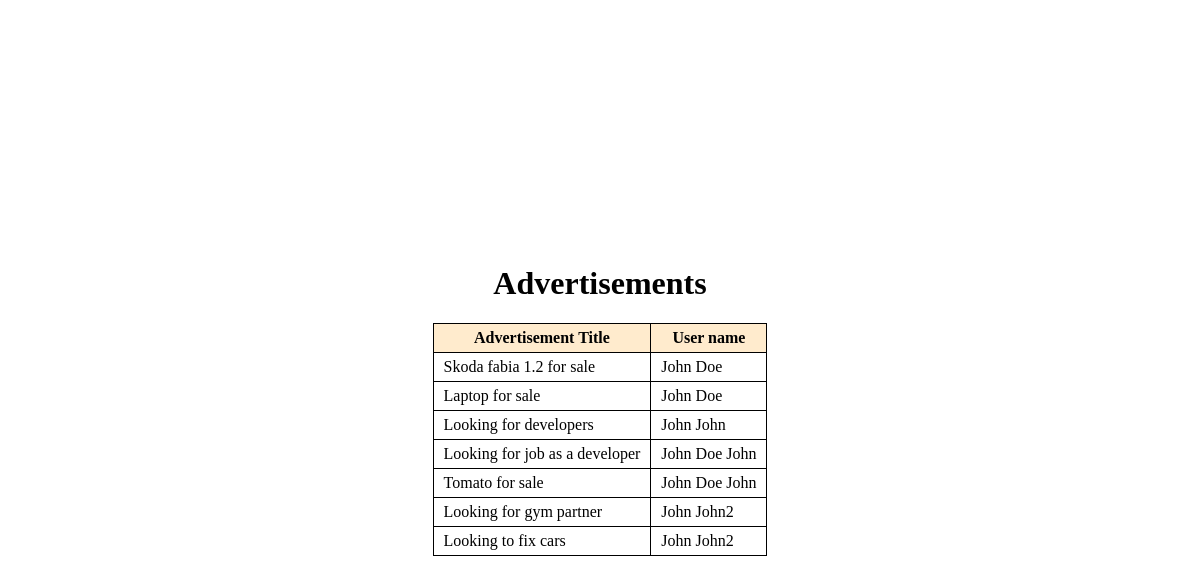
/rabitTakehome/advertisements, run on the app's committed database.
### tables this page shows
CREATE TABLE `advertisements` (
  `id` int(11) NOT NULL,
  `userid` int(11) NOT NULL,
  `title` varchar(200) NOT NULL
);

CREATE TABLE `users` (
  `id` int(11) NOT NULL,
  `name` varchar(200) NOT NULL
);

### controllers/AdvertisementController.php (called while the page is built)
<?php
require(__DIR__."/../dao/Dao.php");
$dao =Dao::getInstance();
$advertisements = $dao->GetAll(Tables::Advertisements);
require(__DIR__."/../views/advertisements.php");
?>

### dao/Dao.php (called while the page is built, shortened)
<?php
class Dao{
    private static $instance;
    private $db;
    public function GetAll(Tables $table){
        $output = [];
        $res =null;
        if($table==Tables::Users){
            $res = $this->db->query("SELECT * FROM $table->value ;");
        }else if($table==Tables::Advertisements){
            $res = $this->db->query("SELECT {$table->value}.id, title, userid, name FROM {$table->value} LEFT JOIN ".Tables::Users->value." on {$table->value}.userid=".Tables::Users->value.".id;" );
        }
        while(($current=$res->fetch_object($table==Tables::Users ?User::class:Advertisement::class))!==null){
            $output[]=$current;
        }
        return $output;
    }
    public static function getInstance():Dao{
        if(!isset(self::$instance)){
            self::$instance = new Dao();
        }
        return self::$instance;
    }
    protected function __construct() {
        $this->db = new mysqli("localhost", "root", "", "advertisements")or die("Connection to db could not be made");
    }
}
?>

### views/advertisements.php (the view, shortened to what this page needs)
<!DOCTYPE html>
<html lang="en">
<head>
    <link rel="stylesheet" href="style.css">
</head>
<body class="main-content">
    <h1>Advertisements</h1>
    <table>
        <tr>
            <th>Advertisement Title</th>
            <th>User name</th>
        </tr>
        <?php
        foreach ($advertisements as $key => $value) {
            ?>
            <tr>
                <td><?php echo $value->title ?></td>
                <td><?php echo $value->name ?></td>
            </tr>
        <?php } ?>
    </table>
</body>
</html>

### index.php (shortened to what this page needs)
<?php
    $req = $_SERVER["REQUEST_URI"];
    switch ($req) {
        case '/rabitTakehome/advertisements':
            require __DIR__ . '\\controllers\\AdvertisementController.php';
            break;
    }
?>

### style.css (style rules this page uses)
html, body { height: 100%; margin: 0px; }
table { border-collapse: collapse; }
table * { border: 1px solid black; padding: 5px 10px; }
.main-content { display: flex; justify-content: center; align-items: center; flex-direction: column; }
th { background-color: blanchedalmond; }

### data on the page
advertisements: title "Skoda fabia 1.2 for sale", userid.name "John Doe"
advertisements: title "Laptop for sale", userid.name "John Doe"
advertisements: title "Looking for developers", userid.name "John John"
advertisements: title "Looking for job as a developer", userid.name "John Doe John"
advertisements: title "Tomato for sale", userid.name "John Doe John"
advertisements: title "Looking for gym partner", userid.name "John John2"
advertisements: title "Looking to fix cars", userid.name "John John2"
